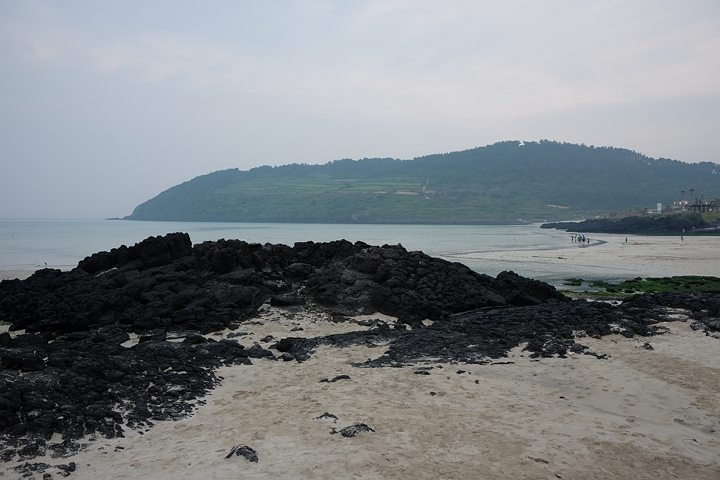
#> input picture 0326/img1.jpg, 720 x 480 px
$ python 3.py
#> lines starting #> are read from the running program, lines starting #| are printed output that depends on the picture
import cv2 # OpenCV 라이브러리 임포트
import numpy as np # 수치 계산을 위한 NumPy 라이브러리 임포트
import matplotlib.pyplot as plt # 시각화를 위한 Matplotlib 라이브러리 임포트

# 1. 두 개의 이미지 불러오기
img1_path = 'img1.jpg' # 왼쪽 기준이 될 이미지
img2_path = 'img2.jpg' # 변환되어 오른쪽에 붙을 이미지

img1 = cv2.imread(img1_path) # 왼쪽 기준이 될 이미지
#> img1 is the input picture: shape (480, 720, 3); mean B, G, R 134.2, 130.6, 125.7
img2 = cv2.imread(img2_path) # 변환되어 오른쪽에 붙을 이미지
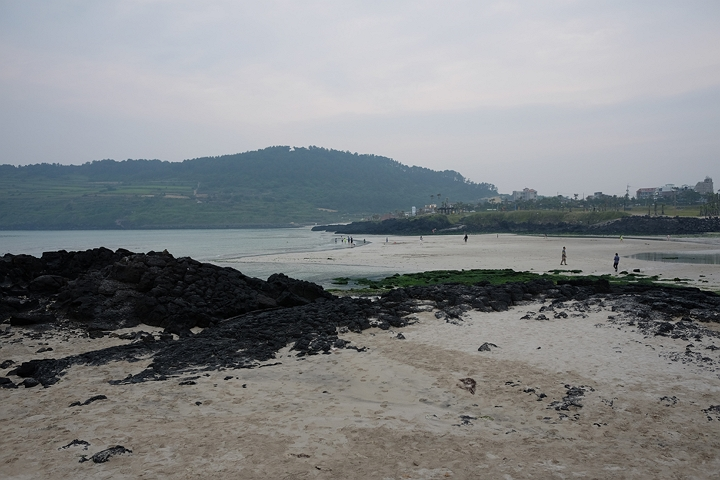
#> input picture 0326/img2.jpg, 720 x 480 px
#> img2 is the input picture: shape (480, 720, 3); mean B, G, R 134.4, 132.3, 129.6

if img1 is None or img2 is None: # 이미지가 제대로 불러와졌는지 확인
    print("오류: 이미지를 찾을 수 없습니다. 터미널 경로가 0326 폴더인지 확인해주세요.")
else:
    # Matplotlib 출력을 위해 BGR -> RGB 변환
    img1_rgb = cv2.cvtColor(img1, cv2.COLOR_BGR2RGB)
    img2_rgb = cv2.cvtColor(img2, cv2.COLOR_BGR2RGB)

    # SIFT 추출을 위해 흑백 이미지로 변환
    img1_gray = cv2.cvtColor(img1, cv2.COLOR_BGR2GRAY)
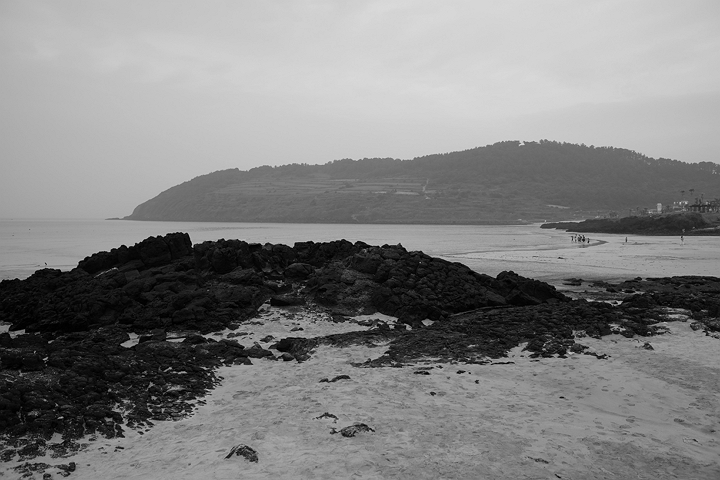
#> img1_gray: shape (480, 720); min 0, max 219, mean 129.5
    img2_gray = cv2.cvtColor(img2, cv2.COLOR_BGR2GRAY)
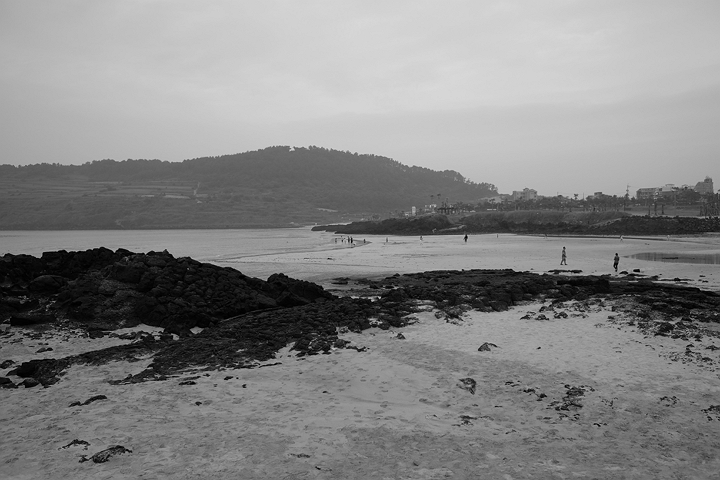
#> img2_gray: shape (480, 720); min 0, max 218, mean 131.7

    # 2. SIFT 객체 생성 및 특징점 추출
    sift = cv2.SIFT_create()
    kp1, des1 = sift.detectAndCompute(img1_gray, None) # img1에서 특징점과 디스크립터 추출
#> kp1 = 927 keypoints; strongest (x, y, size): (619, 303, 2.6), (427, 373, 2.2), (205, 368, 1.9), (440, 367, 2.1)
    kp2, des2 = sift.detectAndCompute(img2_gray, None) # img2에서 특징점과 디스크립터 추출
#> kp2 = 965 keypoints; strongest (x, y, size): (466, 237, 2), (638, 270, 2.3), (635, 270, 1.9), (244, 386, 2.5)

    # 3. 특징점 매칭 및 좋은 매칭점 선별
    bf = cv2.BFMatcher()
    matches = bf.knnMatch(des1, des2, k=2)
#> matches = 927 matches

    # 거리 비율이 임계값(0.7) 미만인 매칭점만 선별
    good_matches = []
    for m, n in matches:
        if m.distance < 0.7 * n.distance:
            good_matches.append(m)
#> after the loop, good_matches = 270 matches

    # 매칭점 시각화 이미지 생성
    img_matching_result = cv2.drawMatches(
        img1_rgb, kp1, img2_rgb, kp2, good_matches, None,
        flags=cv2.DrawMatchesFlags_NOT_DRAW_SINGLE_POINTS
    )
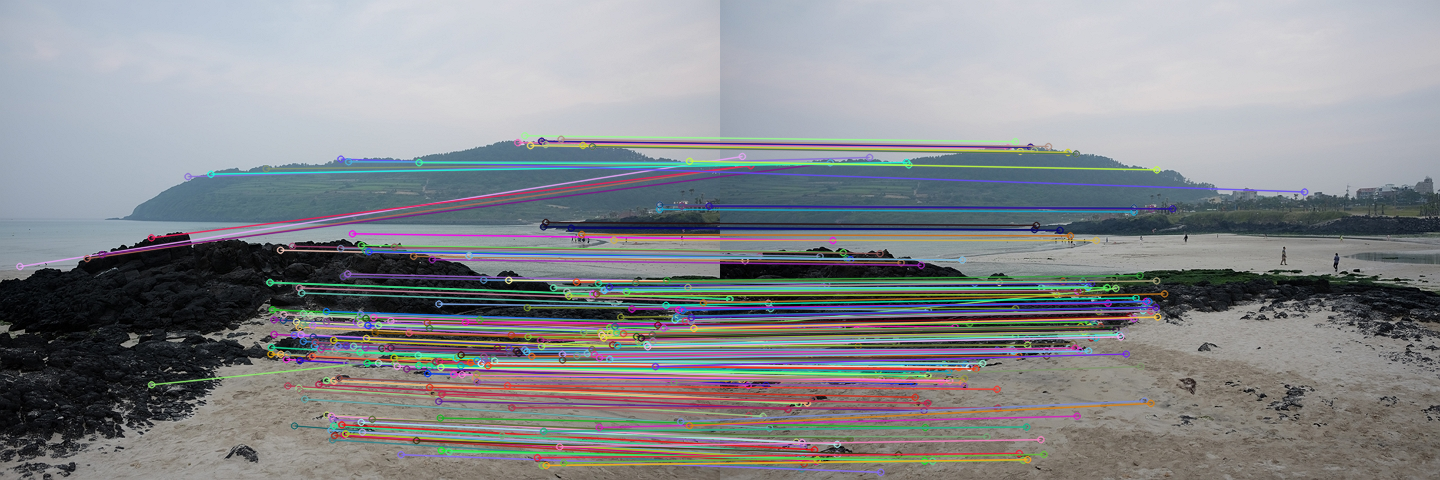
#> img_matching_result: shape (480, 1440, 3); mean R, G, B 134.7, 137.1, 140.6

    # 호모그래피 계산을 위해서는 최소 4개의 매칭점이 필요합니다.
    if len(good_matches) >= 4:
        # 4. 호모그래피 행렬 계산
        # img2를 img1의 시점으로 변환하기 위해 src=img2, dst=img1로 설정
        src_pts = np.float32([kp2[m.trainIdx].pt for m in good_matches]).reshape(-1, 1, 2)
#> src_pts = 270 rows, first 8: [21.88, 156], [30.18, 165.1], [109.8, 162.3], [30.18, 165.1], [395.4, 287.8], [149.1, 157], [186.1, 161.9], [109.8, 162.3]
        dst_pts = np.float32([kp1[m.queryIdx].pt for m in good_matches]).reshape(-1, 1, 2)
#> dst_pts = 270 rows, first 8: [19.44, 266], [86.7, 258.1], [101.7, 254.2], [150.9, 237.4], [151.1, 384.3], [187.6, 176.2], [210.4, 173.7], [265.8, 168.3]

        # cv.RANSAC을 사용하여 이상점(Outlier) 영향 줄이기
        H, mask = cv2.findHomography(src_pts, dst_pts, cv2.RANSAC, 5.0)
#> H = [[0.62, 0.0298, 253.8], [-0.103, 0.874, 21.39], [-0.00053, 9.63e-06, 1]]; mask = 270 values, max 1 at index 8, min 0 at index 0, mean 0.963

        # 5. 이미지 변환 및 정렬
        h1, w1 = img1_rgb.shape[:2] # img1의 높이와 너비
#> h1 = 480; w1 = 720
        h2, w2 = img2_rgb.shape[:2] # img2의 높이와 너비
#> h2 = 480; w2 = 720

        # 출력 크기를 두 이미지를 합친 파노라마 크기 (w1+w2, max(h1, h2))로 설정
        panorama_w = w1 + w2
#> panorama_w = 1440
        panorama_h = max(h1, h2)
#> panorama_h = 480

        # img2를 호모그래피 행렬 H를 이용해 변환
        warped_img = cv2.warpPerspective(img2_rgb, H, (panorama_w, panorama_h))
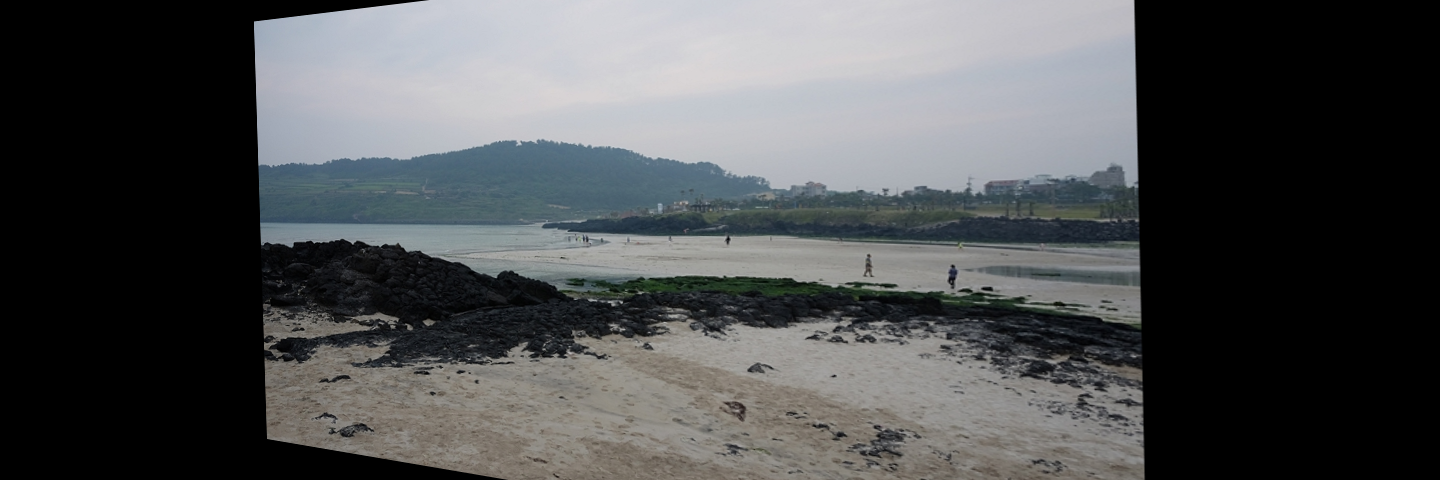
#> warped_img: shape (480, 1440, 3); mean R, G, B 77.9, 79.7, 80.9

        # 변환된 결과 캔버스 왼쪽에 원본 img1을 덮어씌워서 파노라마 완성
        warped_img[0:h1, 0:w1] = img1_rgb
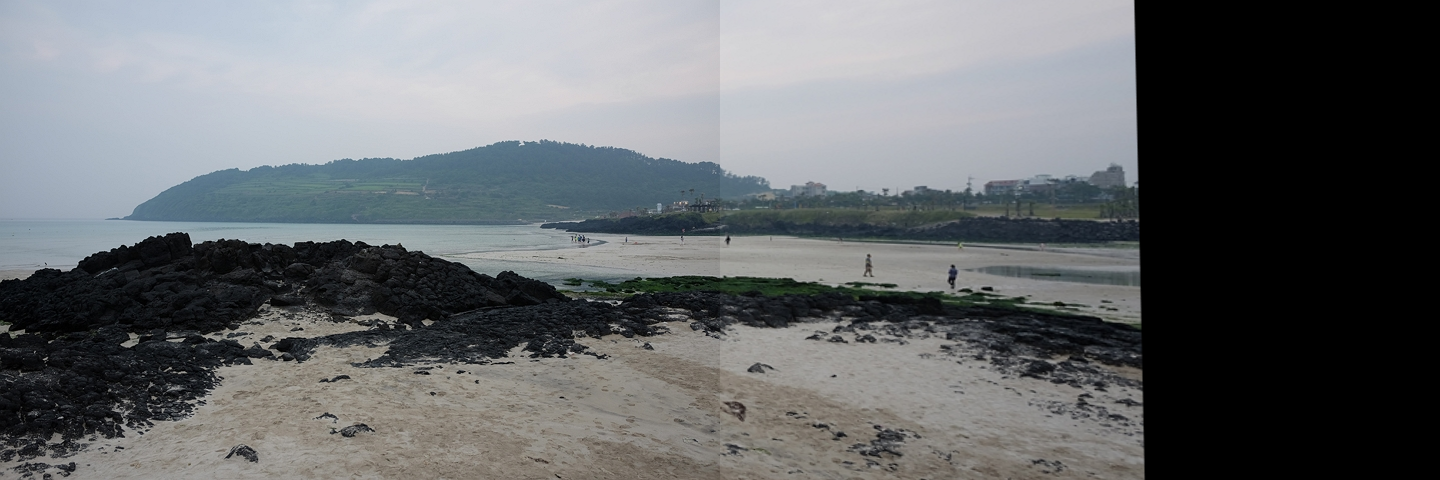
#> warped_img: shape (480, 1440, 3); mean R, G, B 101.9, 104.9, 107.2

        # 6. matplotlib을 이용하여 변환된 이미지와 매칭 결과 나란히 출력
        plt.figure(figsize=(18, 6))

        # 왼쪽: 매칭 결과 출력
        plt.subplot(1, 2, 1)
        plt.imshow(img_matching_result)
        plt.title('Matching Result')
        plt.axis('off')

        # 오른쪽: 호모그래피로 정합된 파노라마 이미지 출력
        plt.subplot(1, 2, 2)
        plt.imshow(warped_img)
        plt.title('Warped & Aligned Image (Panorama)')
        plt.axis('off')

        plt.tight_layout() # 서브플롯 간의 간격을 자동으로 조정하여 레이아웃을 깔끔하게 만듭니다.
        plt.show() # 그래프 창을 띄워서 결과를 시각화
    else:
        print(f"매칭점이 부족합니다. 최소 4개가 필요하지만 {len(good_matches)}개만 찾았습니다.")
